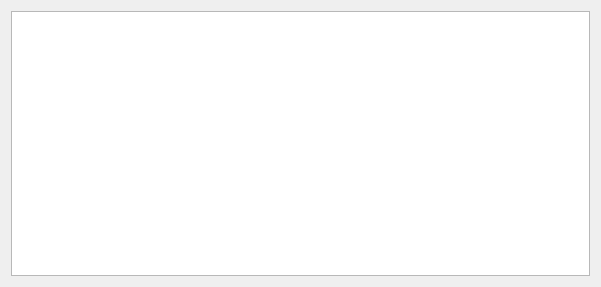
<?xml version="1.0" encoding="UTF-8"?>
<ui version="4.0">
 <class>MainWindow</class>
 <widget class="QMainWindow" name="MainWindow">
  <property name="geometry">
   <rect>
    <x>0</x>
    <y>0</y>
    <width>601</width>
    <height>287</height>
   </rect>
  </property>
  <property name="windowTitle">
   <string>MainWindow</string>
  </property>
  <widget class="QWidget" name="centralWidget">
   <layout class="QHBoxLayout" name="horizontalLayout">
    <item>
     <widget class="QTableView" name="tableView"/>
    </item>
   </layout>
  </widget>
 </widget>
 <layoutdefault spacing="6" margin="11"/>
 <resources/>
 <connections/>
</ui>
